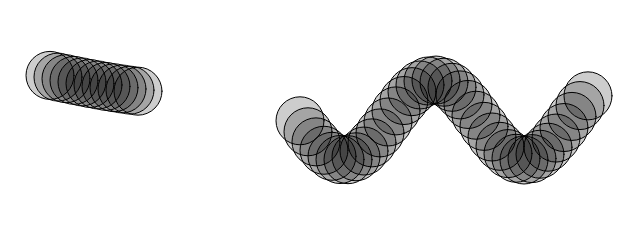
Frame 1 (no input)
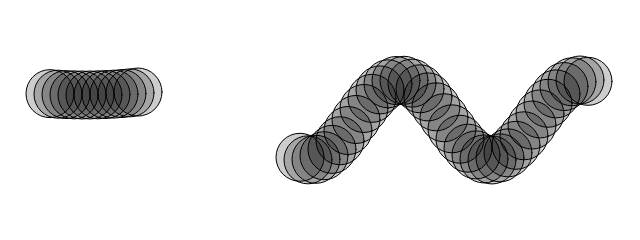
Frame 60 (no input)
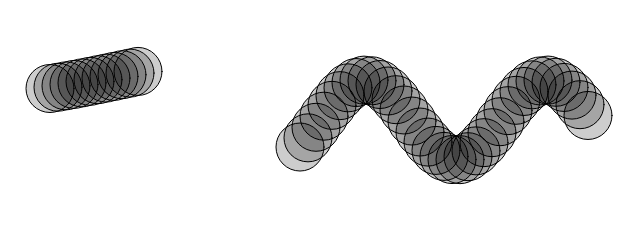
Frame 120 (the mouse pressed at the canvas centre since frame 60)

The p5.js sketch that drew these frames (run headless with seeded random() and noise() and a simulated clock; from frame 60 on, the mouse is pressed at the canvas centre):

// p5.js sketch
// ── sketch.js
let wave0, wave1;

function setup() {
  createCanvas(640, 240);
  wave0 = new Wave(50, 75, 100, 20, 600);
  wave1 = new Wave(300, 120, 300, 40, 180);
}

function draw() {
  background(255);

  // Update and display waves
  wave0.calculate();
  wave0.show();

  wave1.calculate();
  wave1.show();
}

// ── wave.js
class Wave {
  constructor(x, y, w, amplitude, period) {
    //width of entire wave
    this.w = w;
    // spacing between the x values
    this.xspacing = 8;

   // Where does the wave's first point start
    this.origin = createVector(x, y);
    this.theta = 0.0; // Start angle at 0
    this.amplitude = amplitude; // Height of wave
    
    //how many pixels before the wave repeats
    this.period = period;

    // number of circles and making an y value array
    this.yvalues = new Array(floor(this.w / this.xspacing));

    // Value for the angle incrementing for x. Per xspacing the angle will change by dx
    this.dx = (TWO_PI / this.period) * this.xspacing;

    
  }

  calculate() {
    // Increment theta or angular velocity
    this.theta += 0.02;

    // For every x value, calculate a y value with sin function
    let x = this.theta;
    for (let i = 0; i < this.yvalues.length; i++) {
      this.yvalues[i] = sin(x) * this.amplitude;
      x += this.dx;
    }
  }

  show() {
    // A simple way to draw the wave with an ellipse at each position

    for (let x = 0; x < this.yvalues.length; x++) {
      stroke(0);
      fill(0, 50);
      circle(
        this.origin.x + x * this.xspacing,
        this.origin.y + this.yvalues[x],
        48
      );
    }
  }
}

/*
class Wave {
  constructor(x, y, w, amplitude, period) {
    // How far apart should each horizontal position be spaced
    this.xspacing = 8;
    // Width of entire wave
    this.w = w;

    // Where does the wave's first point start
    this.origin = createVector(x, y);
    this.theta = 0.0; // Start angle at 0
    this.amplitude = amplitude; // Height of wave

    // How many pixels before the wave repeats
    this.period = period;
    // Value for incrementing X, to be calculated as a function of period and xspacing
    this.dx = (TWO_PI / this.period) * this.xspacing;
    // Using an array to store height values for the wave (not entirely necessary)
    this.yvalues = new Array(floor(this.w / this.xspacing));
    
  }

  calculate() {
    // Increment theta (try different values for 'angular velocity' here
    this.theta += 0.02;

    // For every x value, calculate a y value with sine function
    let x = this.theta;
    for (let i = 0; i < this.yvalues.length; i++) {
      this.yvalues[i] = sin(x) * this.amplitude;
      x += this.dx;
    }

  }

  show() {
    // A simple way to draw the wave with an ellipse at each position

    for (let x = 0; x < this.yvalues.length; x++) {
      stroke(0);
      fill(0, 50);
      circle(
        this.origin.x + x * this.xspacing,
        this.origin.y + this.yvalues[x],
        48
      );
    }
  }
}

*/
